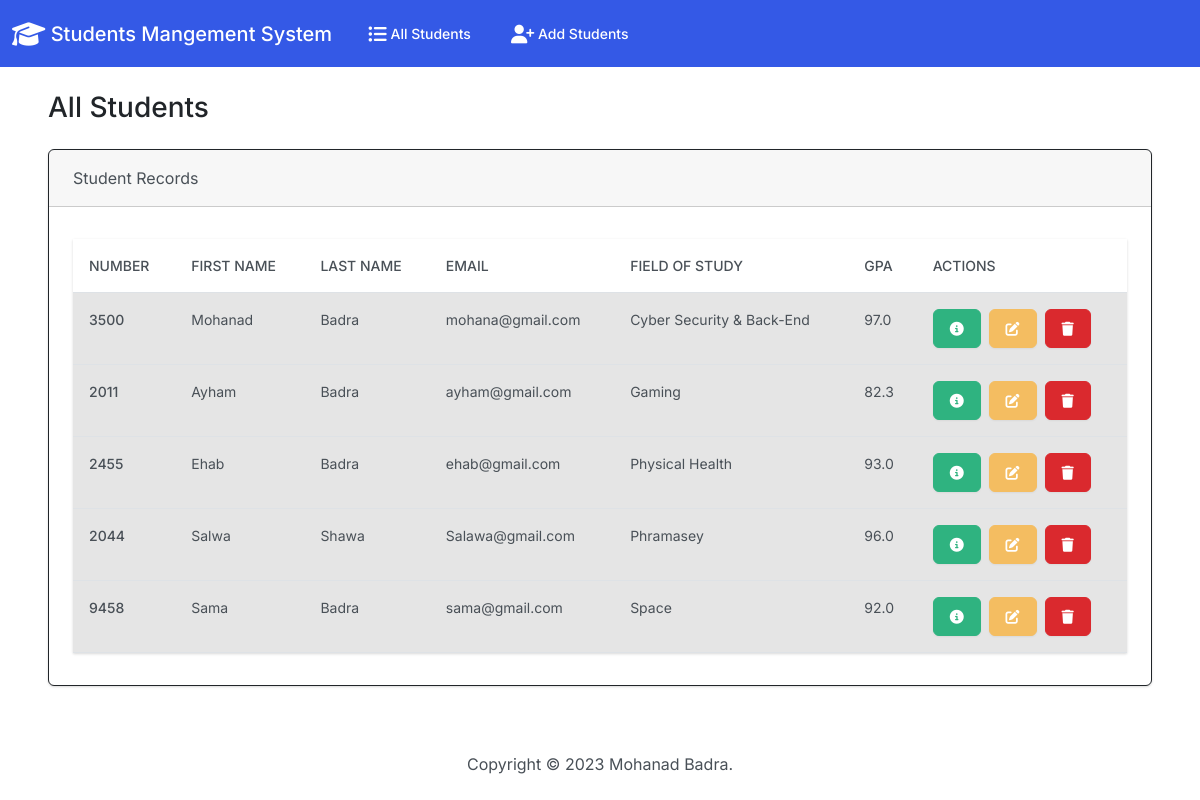
The page / on the database its author committed.
### students/models.py (models this page shows)
class Student(models.Model):
    student_number = models.PositiveIntegerField()
    first_name = models.CharField(max_length=50)
    last_name = models.CharField(max_length=200)
    email = models.EmailField(max_length=200)
    field_of_study = models.CharField(max_length=100)
    GPA = models.FloatField()
    def __str__(self):
        return f'Student: {self.first_name} {self.last_name}'

### students/views.py (the view)
# urls.py: path('', views.index, name='index'),
def index(request):
    return render(request, 'students/index.html', {'students': Student.objects.all()})

### students/templates/students/index.html (shortened to what this page needs)
{% extends 'students/base.html' %}
{% block body %}
          <div class="container-fluid">
            <h3 class="m-4">All Students</h3>
            <div class="row">
                <div class="col-12">
          {% if students %}
        <div class="card border-dark ms-4 me-4 mb-4">
            <div class="card-header">Student Records</div>
            <div class="card-body">
                <p class="card-text">
                    <table class="table table-hover">
                        <thead>
                            <tr>
                                <th scope="col">Number</th>
                                <th scope="col">First Name</th>
                                <th scope="col">Last Name</th>
                                <th scope="col">Email</th>
                                <th scope="col">Field of Study</th>
                                <th scope="col">GPA</th>
                                <th scope="col">ACTIONS</th>
                              </tr>
                          </thead>
                          <tbody>
              {% for student in students %}
                              <tr class="table-active">
                              <th>{{student.student_number}}</th>
                              <td>{{student.first_name}}</td>
                              <td>{{student.last_name}}</td>
                              <td>{{student.email}}</td>
                              <td>{{student.field_of_study}}</td>
                              <td>{{student.GPA}}</td>
                              <td>
                                  <button type="button" class="btn btn-success me-1" href="{% url 'info' student.id %}"
                                   data-bs-toggle="modal" data-bs-target="#myModal{{student.id}}"><i class="fa-solid fa-circle-info"></i></button>
                                    <a class="btn btn-warning me-1" href="{% url 'edit' student.id %}">
                                        <i class="fa-solid fa-pen-to-square"></i>
                                    </a>
                                    <button type="button" class="btn btn-danger" data-bs-toggle="modal" data-bs-target="#delete{{student.id}}">
                                        <i class="fa-solid fa-trash"></i>
                                    </button>
                                </td>
                            </tr>
          {% endfor %}
                          </tbody>
                        </table>
                  </p>
              </div>
              </div>
              {% else %}
              <h5 class="alert alert-primary ms-4 me-4">There is no any students added yet.</h5>
              {% endif %}
                  </div>
              </div>
          </div>
{% endblock %}

### students/templates/students/base.html (shortened to what this page needs)
{% load static %}
<!DOCTYPE html>
<html lang="en">
    <head>
        <link rel="stylesheet" href="https://cdnjs.cloudflare.com/ajax/libs/font-awesome/6.3.0/css/all.min.css">
        <link href="https://maxcdn.bootstrapcdn.com/font-awesome/4.2.0/css/font-awesome.min.css" rel="stylesheet">
        <link href="{% static 'css/bootstrap.min.css' %}" rel="stylesheet">
    </head>
    <body class="d-flex flex-column min-vh-100">
        <nav class="navbar navbar-expand-lg navbar-dark bg-primary">
            <div class="container-fluid">
              <a class="navbar-brand" href="{% url 'index' %}">
                <i class="fa-solid fa-graduation-cap fa-lg"></i> Students Mangement System
            </a>
              <div class="collapse navbar-collapse" id="navbarColor01">
                <ul class="navbar-nav me-auto">
                  <li class="nav-item">
                    <a class="nav-link" href="{% url 'index' %}">
                        <i class="fa-solid fa-list-ul fa-lg"></i> All Students
                    </a>
                  </li>
                  <li class="nav-item">
                    <a class="nav-link" href="{% url 'add' %}">
                        <i class="fa-solid fa-user-plus fa-lg"></i> Add Students
                    </a>
                  </li>
                </div>
            </div>
          </nav>
        <div class="container-fluid">
        {% block body %}
        {% endblock %}
        </div>
          <footer class="mt-auto mb-4">
            <div class="text-center">
                <span>
                    Copyright &copy; <script>document.write(new Date().getFullYear())</script> Mohanad Badra.
                </span>
            </div>
        </footer>
        </body>
</html>

### rows shown on the page
Student: student_number "3500", first_name "Mohanad", last_name "Badra", email "mohana@gmail.com", field_of_study "Cyber Security & Back-End", GPA "97.0"
Student: student_number "2011", first_name "Ayham", last_name "Badra", email "ayham@gmail.com", field_of_study "Gaming", GPA "82.3"
Student: student_number "2455", first_name "Ehab", last_name "Badra", email "ehab@gmail.com", field_of_study "Physical Health", GPA "93.0"
Student: student_number "2044", first_name "Salwa", last_name "Shawa", email "Salawa@gmail.com", field_of_study "Phramasey", GPA "96.0"
Student: student_number "9458", first_name "Sama", last_name "Badra", email "sama@gmail.com", field_of_study "Space", GPA "92.0"
